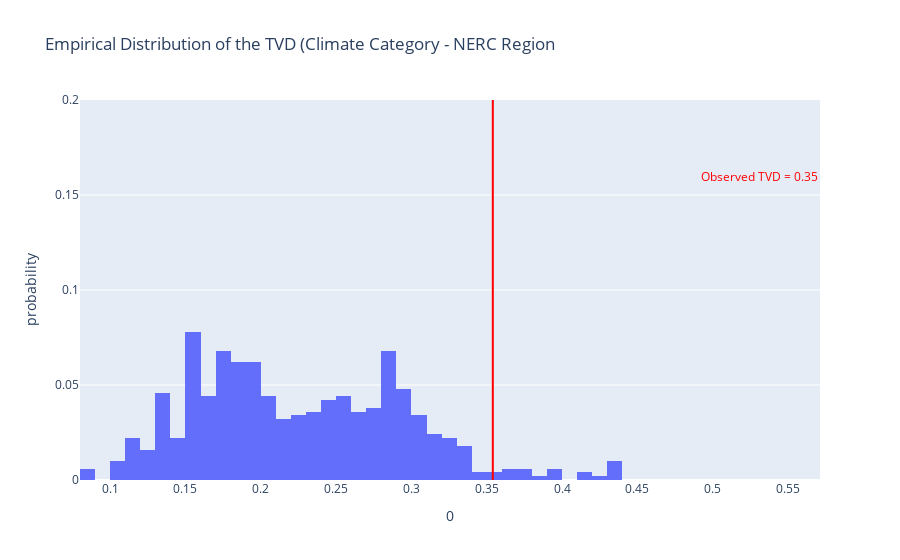

Notebook cell for this chart:
### Code cell
fig = px.histogram(pd.DataFrame(tvds), x=0, nbins=50, histnorm='probability', 
                   title='Empirical Distribution of the TVD (Climate Category - NERC Region)')
fig.add_vline(x=observed_tvd, line_color='red')
fig.add_annotation(text=f'<span style="color:red">Observed TVD = {round(observed_tvd, 2)}</span>',
                   x=1.5 * observed_tvd, showarrow=False, y=0.16)
fig.update_layout(yaxis_range=[0, 0.2])

### Figure 1 — Plotly figure (JSON) as saved in the notebook; plotly's stock layout.template omitted (floating-point values rounded to 4 significant figures; data arrays with more than 128 entries replaced by an {"elided": "..."} marker saying what was removed)
{"data": [{"alignmentgroup": "True", "bingroup": "x", "histnorm": "probability", "hovertemplate": "0=%{x}<br>probability=%{y}<extra></extra>", "legendgroup": "", "marker": {"color": "#636efa", "pattern": {"shape": ""}}, "name": "", "nbinsx": 50, "offsetgroup": "", "orientation": "v", "showlegend": false, "type": "histogram", "x": {"elided": "500 float values"}, "xaxis": "x", "yaxis": "y"}], "layout": {"annotations": [{"showarrow": false, "text": "<span style=\"color:red\">Observed TVD = 0.35</span>", "x": 0.531, "y": 0.16}], "barmode": "relative", "legend": {"tracegroupgap": 0}, "shapes": [{"line": {"color": "red"}, "type": "line", "x0": 0.354, "x1": 0.354, "xref": "x", "y0": 0, "y1": 1, "yref": "y domain"}], "title": {"text": "Empirical Distribution of the TVD (Climate Category - NERC Region"}, "xaxis": {"anchor": "y", "domain": [0, 1], "title": {"text": "0"}}, "yaxis": {"anchor": "x", "domain": [0, 1], "range": [0, 0.2], "title": {"text": "probability"}}}}
